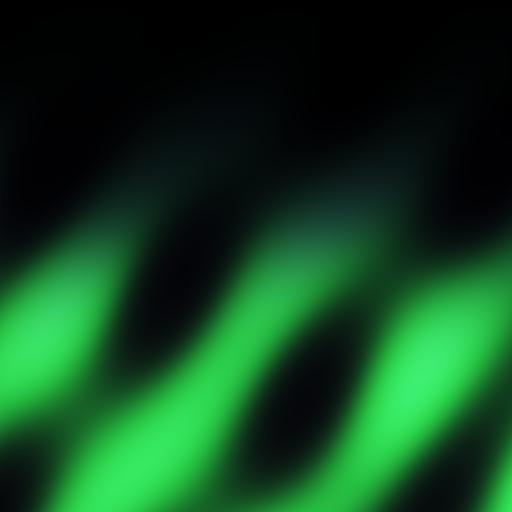

This figure's Python source:
import numpy as np
from PIL import Image

def sigmoid(x):
    return 1.0 / (1.0 + np.exp(-x))

def softplus(x):
    """Smooth approximation of ReLU: log(1 + e^x)"""
    return np.log1p(np.exp(np.clip(x, -20, 20)))

width, height = 512, 512

x = np.linspace(-5, 5, width)
y = np.linspace(-3, 3, height)
X, Y = np.meshgrid(x, y)

# Aurora pattern: vertical waves with horizontal flow
# Multiple sine waves at different frequencies create organic movement
wave1 = np.sin(X * 1.5 + Y * 2)
wave2 = np.sin(X * 0.8 - Y * 1.2) * 0.5
wave3 = np.cos(X * 2 + Y * 0.5) * 0.3
combined_wave = wave1 + wave2 + wave3

# Vertical gradient (aurora tends to be brighter at top)
vertical_fade = sigmoid((Y + 1) * 2)

# Apply activations with aurora-like colors
# Green dominates (typical aurora color), with hints of purple and blue
green = sigmoid(combined_wave * 2) * vertical_fade * 255
blue = softplus(combined_wave) / 3 * vertical_fade * 200
red = sigmoid(combined_wave - 1) * vertical_fade * 100

# Add a dark base at the bottom
darkness = sigmoid(-Y * 3) * 0.8
green = green * (1 - darkness)
blue = blue * (1 - darkness * 0.5)
red = red * (1 - darkness * 0.7)

image_array = np.zeros((height, width, 3), dtype=np.uint8)
image_array[:, :, 0] = np.clip(red, 0, 255).astype(np.uint8)
image_array[:, :, 1] = np.clip(green, 0, 255).astype(np.uint8)
image_array[:, :, 2] = np.clip(blue, 0, 255).astype(np.uint8)

output = Image.fromarray(image_array, mode='RGB')
output.save('challenge_aurora.png')
print("Saved challenge_aurora.png")
